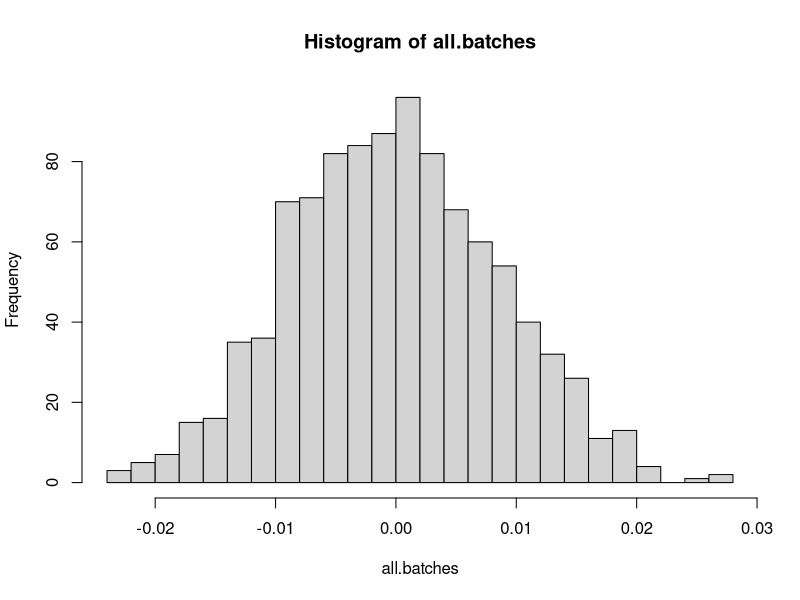

Reproduce this figure in R.
## ---- chunk 1
knitr::opts_chunk$set(echo = TRUE)
## ---- chunk 2
spinner=c(-1, 0, 1)
all.spins=sample(spinner, 1000, replace=TRUE)
## ---- chunk 3
# a single run
spinner=c(-1,0,1)
one.run=sample(spinner,1)
one.run

#many runs
nsim=10000
many.runs=sample(spinner, nsim, replace=TRUE)

mean(many.runs)

#making a functions for the many runs
spin<-function(){
 mean(sample(spinner, nsim, replace=TRUE)) 
}

nbatch=1000
all.batches=replicate(nbatch, spin())
hist(all.batches, breaks=25)
mean(all.batches)
var(all.batches)
sd(all.batches)
## ---- chunk 4
support=c(-1, 0, 9)
pmf=c(1/2, 1/3, 1/6)
th.mean=sum(support*pmf)

sims.gamble=sample(support, nsim, replace=TRUE, prob=pmf)
mean(sims.gamble)
## ---- chunk 5
exp.X=20

runs=rbinom(nsim, size=50, prob=0.4)
mean(runs)
